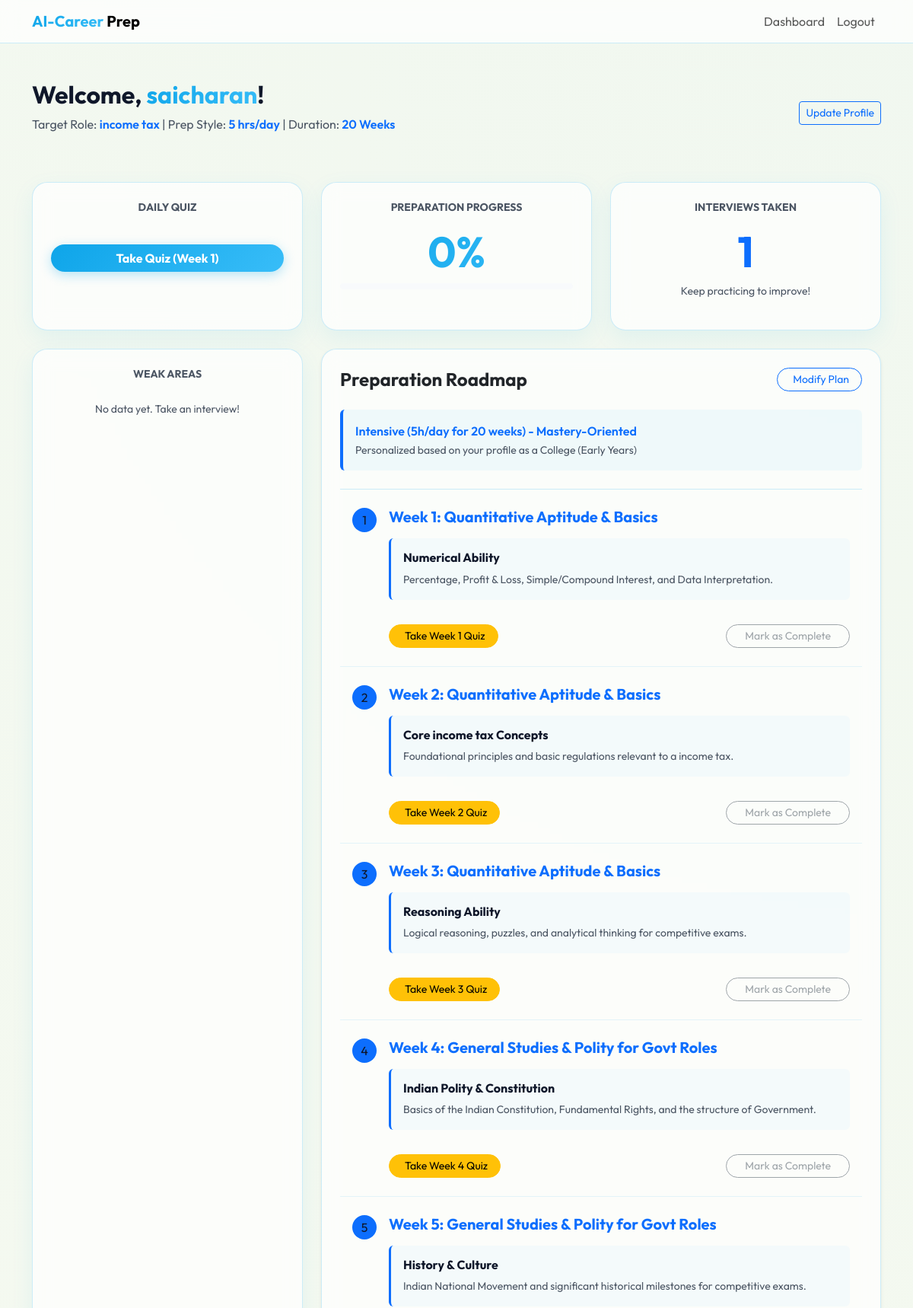
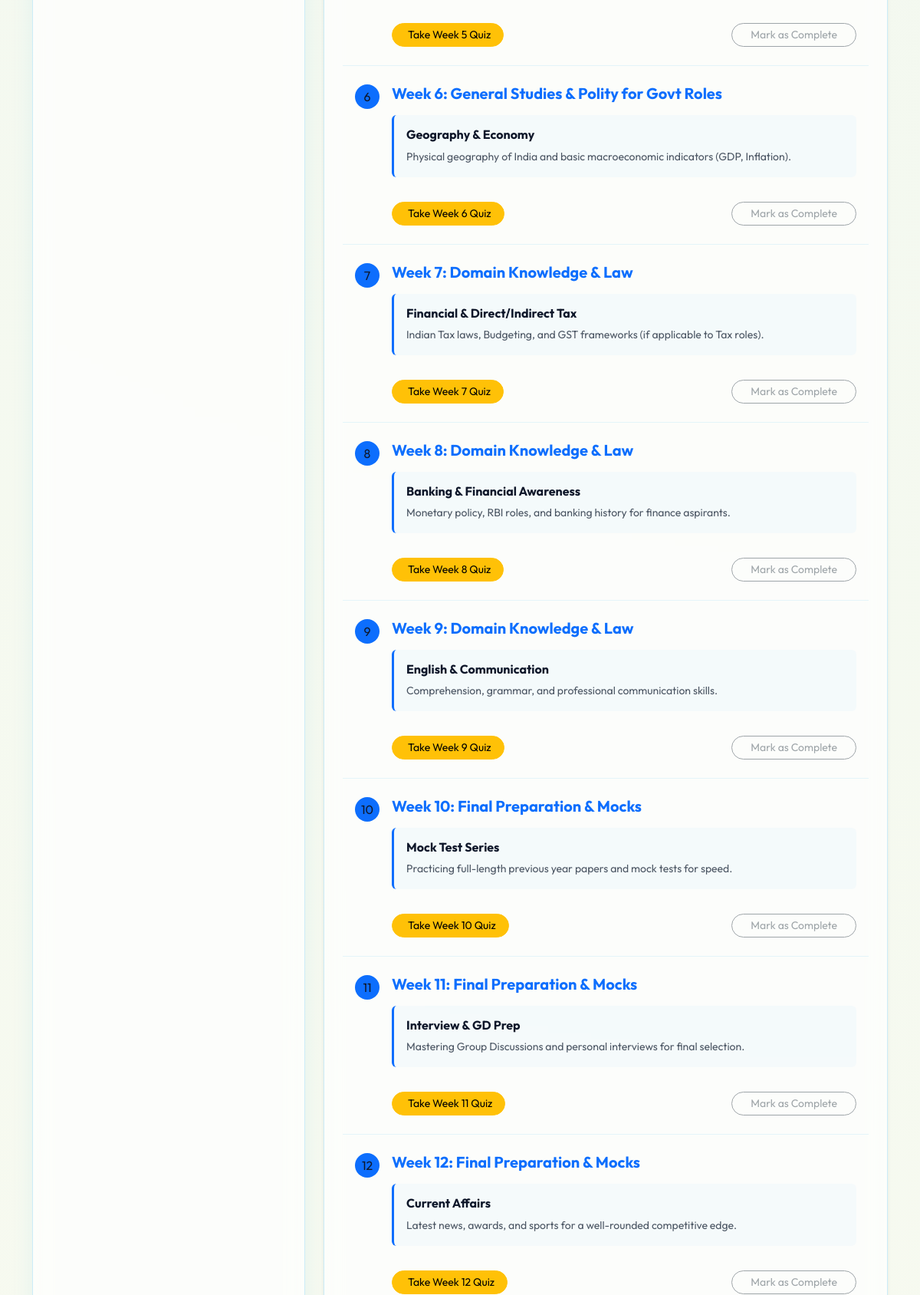
The page /dashboard (signed in, upper part) on the database its author committed (2 pictures, top to bottom).
### models.py (models this page shows)
class User(UserMixin, db.Model):
    id = db.Column(db.Integer, primary_key=True)
    username = db.Column(db.String(150), unique=True, nullable=False)
    email = db.Column(db.String(150), unique=True, nullable=False)
    password = db.Column(db.String(150), nullable=False)
    age = db.Column(db.Integer)
    education_level = db.Column(db.String(100))
    available_time = db.Column(db.String(100)) # e.g., "Full-time", "2 hours/day"
    desired_role = db.Column(db.String(100))
    prep_weeks = db.Column(db.Integer, default=1)
    readiness_score = db.Column(db.Integer, default=0)
    completed_modules = db.Column(db.String(500), default="") # Comma-separated indices
    sessions = db.relationship('InterviewSession', backref='user', lazy=True)

### app.py (the view)
    @app.route('/dashboard')
    @login_required
    def dashboard():
        from core.roadmap import generate_roadmap
        from models import QuizAttempt
        roadmap_data = generate_roadmap(current_user)
        passed_attempts = QuizAttempt.query.filter_by(user_id=current_user.id).all()
        passed_weeks = [
            a.week_number for a in passed_attempts
            if a.score >= (a.total_questions * 0.7)
        ]
        completed_indices = [int(i) for i in current_user.completed_modules.split(',') if i]
        current_prep_week = 1
        for i in range(current_user.prep_weeks or 1):
            if i not in completed_indices:
                current_prep_week = i + 1
                break
            else:
                current_prep_week = i + 1
        return render_template('dashboard.html',
                               user=current_user,
                               roadmap=roadmap_data,
                               passed_weeks=passed_weeks,
                               current_week=current_prep_week)

### templates/dashboard.html (shortened to what this page needs)
{% extends "base.html" %}
{% block content %}
<div class="row">
    <div class="col-12 mb-5 d-flex justify-content-between align-items-center">
        <div>
            <h2 class="fw-bold">Welcome, <span class="gradient-text">{{ user.username }}</span>!</h2>
            <p class="text-muted">Target Role: <span class="fw-semibold text-primary">{{ user.desired_role }}</span> | Prep Style: <span class="fw-semibold text-primary">{{ user.available_time }} hrs/day</span> | Duration: <span class="fw-semibold text-primary">{{ user.prep_weeks }} Weeks</span></p>
        </div>
        <a href="{{ url_for('onboarding') }}" class="btn btn-outline-primary btn-sm">Update Profile</a>
    </div>
    <div class="col-md-4 mb-4">
        <div class="card card-glass p-4 text-center h-100">
            <h6 class="text-muted text-uppercase small fw-bold">Daily Quiz</h6>
            <a href="{{ url_for('quiz', week=current_week) }}" class="btn btn-primary w-100 rounded-pill fw-bold">Take Quiz (Week {{ current_week }})</a>
        </div>
    </div>
    <div class="col-md-4 mb-4">
        <div class="card card-glass p-4 text-center h-100">
            <h6 class="text-muted text-uppercase small fw-bold">Preparation Progress</h6>
            <div class="display-4 fw-bold gradient-text my-2">{{ user.readiness_score }}%</div>
            <div class="progress bg-dark" style="height: 8px;">
            </div>
        </div>
    </div>
    <div class="col-md-4 mb-4">
        <div class="card card-glass p-4 text-center h-100">
            <h6 class="text-muted text-uppercase small fw-bold">Interviews Taken</h6>
            <div class="display-4 fw-bold text-primary my-2">{{ user.sessions|length }}</div>
            <p class="text-muted small">Keep practicing to improve!</p>
        </div>
    </div>
    <div class="col-md-4 mb-4">
        <div class="card card-glass p-4 text-center h-100">
            <h6 class="text-muted text-uppercase small fw-bold">Weak Areas</h6>
            <div class="text-white mt-3">
                {% if user.sessions and user.sessions[-1].weak_areas %}
                    {% for area in user.sessions[-1].weak_areas.split(',') %}
                        <span class="badge bg-danger mb-1">{{ area.strip() }}</span>
                    {% endfor %}
                {% else %}
                    <span class="text-muted italic small">No data yet. Take an interview!</span>
                {% endif %}
            </div>
        </div>
    </div>
    <div class="col-md-8">
        <div class="card card-glass p-4 shadow-sm mb-4">
            <div class="d-flex justify-content-between align-items-center mb-4">
                <h4 class="fw-bold mb-0">Preparation Roadmap</h4>
                <a href="{{ url_for('onboarding') }}" class="btn btn-outline-primary btn-sm rounded-pill px-3">
                     Modify Plan
                </a>
            </div>
            <div class="roadmap-summary p-3 rounded border-start border-primary border-4 mb-4" style="background: rgba(14, 165, 233, 0.05);">
                <p class="mb-0 fw-semibold text-primary">{{ roadmap.strategy }}</p>
                <small class="text-muted">Personalized based on your profile as a {{ user.education_level }}</small>
            </div>
            <div class="list-group list-group-flush bg-transparent">
                {% for module in roadmap.modules %}
                {% set module_idx = loop.index0 %}
                {% set is_completed = (module_idx|string) in user.completed_modules.split(',') %}
                <div class="list-group-item bg-transparent text-white border-secondary py-4 {% if is_completed %}opacity-50{% endif %}" style="position: relative;">
                    <div class="d-flex align-items-start">
                        <div class="me-3 {% if is_completed %}bg-success{% else %}bg-primary{% endif %} rounded-circle d-flex align-items-center justify-content-center flex-shrink-0" style="width: 32px; height: 32px;">
                            {% if is_completed %}<i class="bi bi-check-lg"></i>{% else %}{{ loop.index }}{% endif %}
                        </div>
                        <div class="w-100">
                            <h5 class="mb-3 fw-bold {% if is_completed %}text-success text-decoration-line-through{% else %}text-primary{% endif %}">{{ module.title }}</h5>
                            <div class="row">
                                {% for subject in module.subjects %}
                                <div class="col-12 mb-3">
                                    <div class="p-3 rounded border-start border-primary border-3" style="background: rgba(14, 165, 233, 0.03);">
                                        <h6 class="fw-bold mb-2">{{ subject.name }}</h6>
                                        <p class="text-muted small mb-0">{{ subject.content }}</p>
                                    </div>
                                </div>
                                {% endfor %}
                            </div>
                            <div class="d-flex justify-content-between align-items-center mt-3">
                                <div>
                                    {% set week_num = module_idx + 1 %}
                                    {% if week_num in passed_weeks %}
                                        <span class="badge bg-success"><i class="bi bi-patch-check-fill me-1"></i> Quiz Passed</span>
                                    {% else %}
                                        <a href="{{ url_for('quiz', week=week_num) }}" class="btn btn-warning btn-sm rounded-pill px-3">
                                             Take Week {{ week_num }} Quiz
                                        </a>
                                    {% endif %}
                                </div>
                                <div>
                                    <a href="{{ url_for('toggle_module', module_idx=module_idx) }}"
                                       class="btn {% if is_completed %}btn-success{% elif week_num in passed_weeks %}btn-outline-primary{% else %}btn-outline-secondary disabled{% endif %} btn-sm rounded-pill px-4">
                                        {% if is_completed %}
                                            <i class="bi bi-arrow-repeat me-1"></i> Study Again
                                        {% else %}
                                            Mark as Complete
                                        {% endif %}
                                    </a>
                                </div>
                            </div>
                        </div>
                    </div>
                </div>
                {% endfor %}
            </div>
        </div>
    </div>
</div>
{% endblock %}

### static/css/style.css (style rules this page uses)
:root { --sky-blue: #0ea5e9; --sky-blue-hover: #0284c7; --cream-bg: #fdfcf0; --deep-slate: #0f172a; --glass-bg: rgba(255, 255, 255, 0.85); --glass-border: rgba(14, 165, 233, 0.15); --primary-gradient: linear-gradient(135deg, #0ea5e9 0%, #38bdf8 100%); }
body { background-color: var(--cream-bg); background-image: radial-gradient(circle at top right, rgba(14, 165, 233, 0.05), transparent); color: var(--deep-slate); min-height: 100vh; }
.card-glass { background: var(--glass-bg); backdrop-filter: blur(12px); border: 1px solid var(--glass-border); border-radius: 20px; box-shadow: 0 10px 30px rgba(14, 165, 233, 0.08); transition: transform 0.3s ease, box-shadow 0.3s ease; }
.gradient-text { background: var(--primary-gradient); -webkit-background-clip: text; background-clip: text; -webkit-text-fill-color: transparent; }
.list-group-item { border-color: rgba(14, 165, 233, 0.1) !important; }
.text-white { color: var(--deep-slate) !important; }
.text-muted { color: #4b5563 !important; }
.bg-dark { background-color: #f8fafc !important; }
.border-secondary, .border-dark { border-color: rgba(14, 165, 233, 0.1) !important; }

### templates/base.html (style rules this page uses)
:root { --sky-blue: #0ea5e9; --sky-blue-hover: #0284c7; --cream-bg: #fdfcf0; --deep-slate: #0f172a; --glass-bg: rgba(255, 255, 255, 0.7); --glass-border: rgba(14, 165, 233, 0.2); --primary-gradient: linear-gradient(135deg, #0ea5e9 0%, #38bdf8 100%); }
body { font-family: 'Outfit', sans-serif; background-color: var(--cream-bg); color: var(--deep-slate); min-height: 100vh; }
.btn-primary { background: var(--primary-gradient); border: none; box-shadow: 0 4px 15px rgba(14, 165, 233, 0.3); color: white !important; }

### rows shown on the page
User: username "saicharan", desired_role "income tax", available_time "5", prep_weeks "20", readiness_score "0", education_level "College (Early Years)"

### other values the page prints
{{ current_week }} "1"
{{ user.sessions|length }} "1"
{{ roadmap.strategy }} "Intensive (5h/day for 20 weeks) - Mastery-Oriented"
{{ module.title }} "Week 1: Quantitative Aptitude & Basics" "Week 2: Quantitative Aptitude & Basics" "Week 3: Quantitative Aptitude & Basics" "Week 4: General Studies & Polity for Govt Roles" "Week 5: General Studies & Polity for Govt Roles" "Week 6: General Studies & Polity for Govt Roles" "Week 7: Domain Knowledge & Law" "Week 8: Domain Knowledge & Law" "Week 9: Domain Knowledge & Law" "Week 10: Final Preparation & Mocks" "Week 11: Final Preparation & Mocks" "Week 12: Final Preparation & Mocks"
{{ subject.name }} "Numerical Ability" "Core income tax Concepts" "Reasoning Ability" "Indian Polity & Constitution" "History & Culture" "Geography & Economy" "Financial & Direct/Indirect Tax" "Banking & Financial Awareness" "English & Communication" "Mock Test Series" "Interview & GD Prep" "Current Affairs"
{{ subject.content }} "Percentage, Profit & Loss, Simple/Compound Interest, and Data Interpretation." "Foundational principles and basic regulations relevant to a income tax." "Logical reasoning, puzzles, and analytical thinking for competitive exams." "Basics of the Indian Constitution, Fundamental Rights, and the structure of Government." "Indian National Movement and significant historical milestones for competitive exams." "Physical geography of India and basic macroeconomic indicators (GDP, Inflation)." "Indian Tax laws, Budgeting, and GST frameworks (if applicable to Tax roles)." "Monetary policy, RBI roles, and banking history for finance aspirants." "Comprehension, grammar, and professional communication skills." "Practicing full-length previous year papers and mock tests for speed." "Mastering Group Discussions and personal interviews for final selection." "Latest news, awards, and sports for a well-rounded competitive edge."
{{ week_num }} "1" "2" "3" "4" "5" "6" "7" "8" "9" "10" "11" "12"
